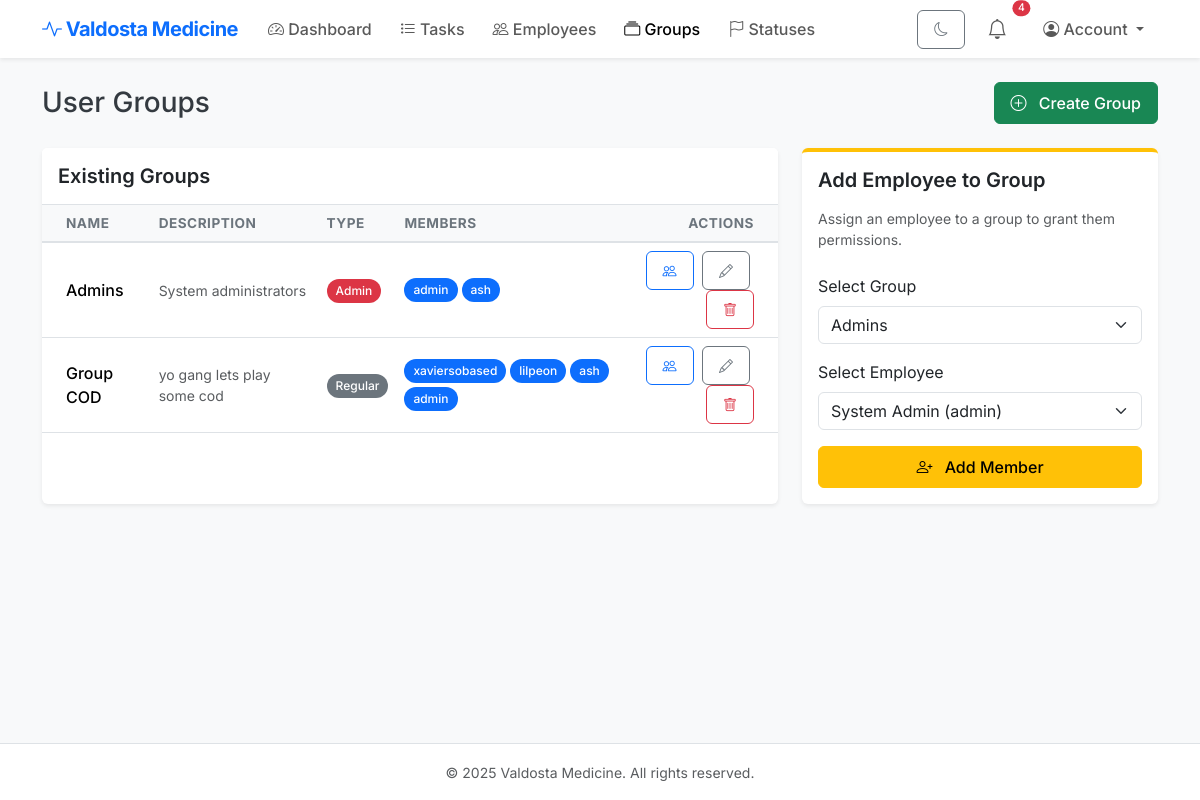
Before: /groups (signed in) with the older database file.
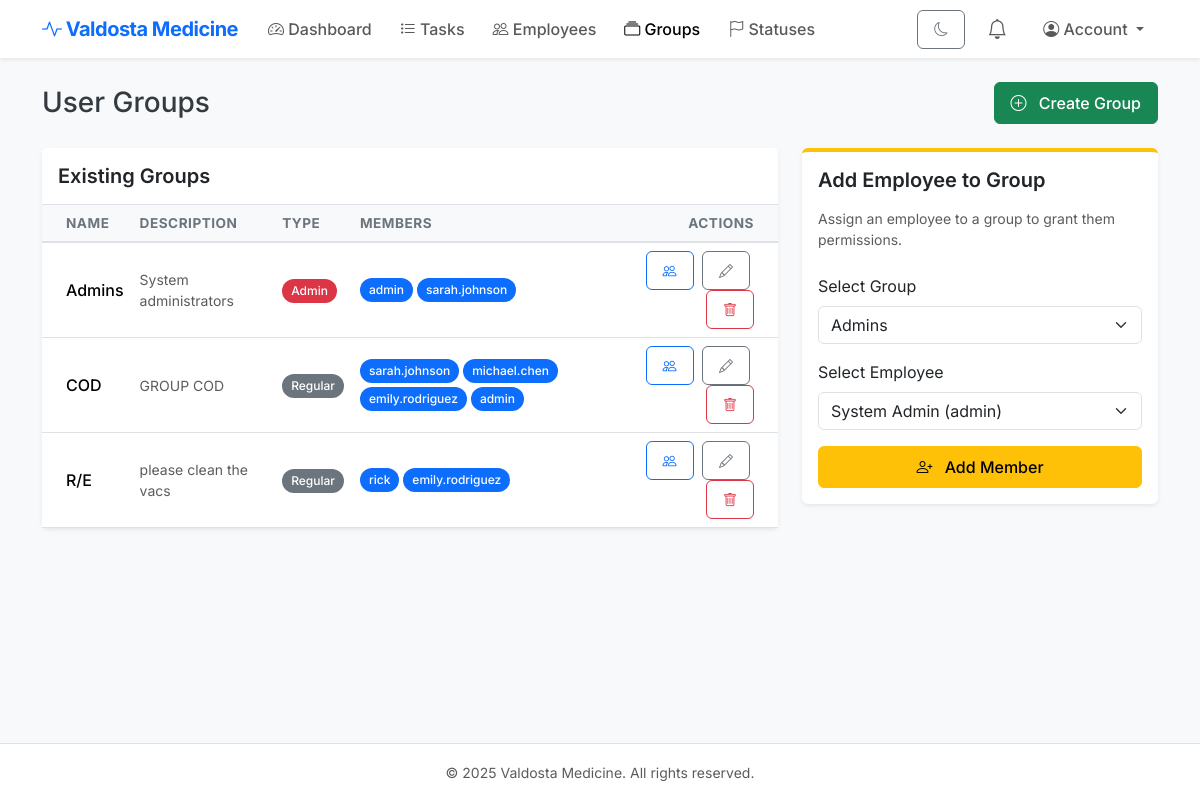
After: the same page with the newer database file.
### models.py (models this page shows)
class Group(db.Model):
    __tablename__ = "groups"
    id = db.Column(db.Integer, primary_key=True)
    name = db.Column(db.String(100), unique=True, nullable=False)
    description = db.Column(db.Text)
    is_admin_group = db.Column(db.Boolean, default=False)
    users = db.relationship("User", secondary="user_groups", back_populates="groups")
    tasks = db.relationship("Task", back_populates="assigned_group")

class User(db.Model):
    __tablename__ = "users"
    id = db.Column(db.Integer, primary_key=True)
    username = db.Column(db.String(64), unique=True, nullable=False)
    password_hash = db.Column(db.String(255), nullable=False)
    is_active = db.Column(db.Boolean, default=True)
    employee = db.relationship("Employee", back_populates="user", uselist=False)
    groups = db.relationship("Group", secondary="user_groups", back_populates="users")
    created_tasks = db.relationship("Task", back_populates="creator", foreign_keys="Task.created_by_user_id")
    notifications = db.relationship("Notification", back_populates="user", order_by="Notification.created_at.desc()")
    def is_admin(self):
        return any(g.is_admin_group for g in self.groups)

### app.py (the view)
    @app.route("/groups")
    @login_required
    def groups():
        all_groups = Group.query.all()
        users = User.query.all()
        employees = Employee.query.all()
        return render_template("groups.html", groups=all_groups, users=users, employees=employees)

### models.py (called while the page is built)
    def full_name(self):
        return f"{self.first_name} {self.last_name}"

### templates/groups.html (shortened to what the changed rows need)
{% extends "base.html" %}
{% block content %}
<div class="d-flex justify-content-between align-items-center mb-4">
    <h2 class="h3 mb-0">User Groups</h2>
</div>
<div class="row g-4">
    <div class="col-lg-8">
        <div class="card shadow-sm h-100">
            <div class="card-body p-0">
                <div class="table-responsive">
                    <table class="table table-hover mb-0 align-middle">
                        <thead class="table-light">
                            <tr>
                                <th class="ps-4">Name</th>
                                <th>Description</th>
                                <th>Type</th>
                                <th>Members</th>
                                <th class="text-end pe-4">Actions</th>
                            </tr>
                        </thead>
                        <tbody>
                            {% for g in groups %}
                            <tr>
                                <td class="ps-4 fw-medium">{{ g.name }}</td>
                                <td class="text-muted small">{{ g.description or '-' }}</td>
                                <td>
                                    {% if g.is_admin_group %}
                                        <span class="badge rounded-pill bg-danger">Admin</span>
                                    {% else %}
                                        <span class="badge rounded-pill bg-secondary">Regular</span>
                                    {% endif %}
                                </td>
                                <td>
                                    <div class="d-flex flex-wrap gap-1">
                                        {% if g.users %}
                                            {% for u in g.users %}
                                                <span class="badge rounded-pill bg-primary" title="{{ u.username }}">{{ u.username }}</span>
                                            {% endfor %}
                                        {% else %}
                                            <span class="text-muted small fst-italic">No members</span>
                                        {% endif %}
                                    </div>
                                </td>
                                <td class="text-end pe-4">
                                    <button class="btn btn-sm btn-outline-primary me-1"
                                            data-bs-toggle="modal"
                                            data-bs-target="#viewGroupModal{{ g.id }}"
                                            title="View/Manage Members">
                                        <i class="bi bi-people"></i>
                                    </button>
                                    <button class="btn btn-sm btn-outline-secondary me-1"
                                            data-bs-toggle="modal"
                                            data-bs-target="#editGroupModal{{ g.id }}"
                                            title="Edit Group">
                                        <i class="bi bi-pencil"></i>
                                    </button>
                                    <button class="btn btn-sm btn-outline-danger"
                                            data-bs-toggle="modal"
                                            data-bs-target="#deleteGroupModal{{ g.id }}"
                                            title="Delete Group">
                                        <i class="bi bi-trash"></i>
                                    </button>
                                </td>
                            </tr>
                            {% else %}
                            <tr><td colspan="5" class="text-center text-muted py-4">No groups found.</td></tr>
                            {% endfor %}
                        </tbody>
                    </table>
                </div>
            </div>
        </div>
    </div>
</div>
{% endblock %}

Changed rows visible on the page:
removed User: username "ash"
removed User: username "xaviersobased", shown under Group "Group COD"
removed User: username "lilpeon", shown under Group "Group COD"
added User: username "sarah.johnson"
changed Group: name "Group COD" → "COD"; description "yo gang lets play some cod" → "GROUP COD"
added User: username "michael.chen", shown under Group "COD"
added User: username "emily.rodriguez"
added Group: name "R/E", description "please clean the vacs", is_admin_group "Regular"
added User: username "rick", shown under "R/E"
Other visible differences:
{{ unread_notifications if unread_notifications < 10 else '9+' }}: "4" → (not shown)
